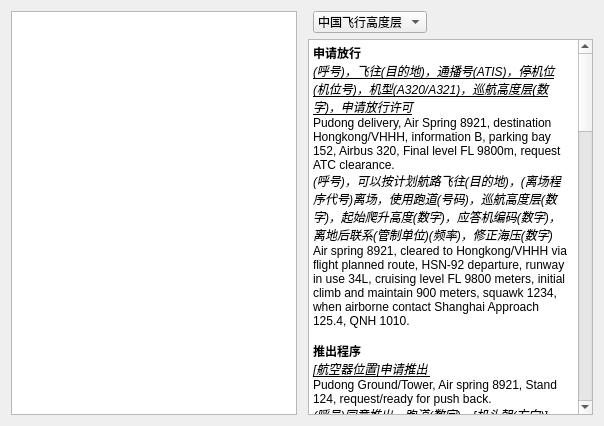
<?xml version="1.0" encoding="UTF-8"?>
<ui version="4.0">
 <class>note_widget</class>
 <widget class="QWidget" name="note_widget">
  <property name="geometry">
   <rect>
    <x>0</x>
    <y>0</y>
    <width>604</width>
    <height>426</height>
   </rect>
  </property>
  <property name="windowTitle">
   <string>note_widget</string>
  </property>
  <layout class="QVBoxLayout" name="verticalLayout_3">
   <item>
    <widget class="QSplitter" name="splitter">
     <property name="orientation">
      <enum>Qt::Orientation::Horizontal</enum>
     </property>
     <property name="handleWidth">
      <number>1</number>
     </property>
     <widget class="QWidget" name="widget" native="true">
      <layout class="QHBoxLayout" name="horizontalLayout_2">
       <property name="leftMargin">
        <number>0</number>
       </property>
       <property name="topMargin">
        <number>0</number>
       </property>
       <property name="rightMargin">
        <number>5</number>
       </property>
       <property name="bottomMargin">
        <number>0</number>
       </property>
       <item>
        <widget class="QPlainTextEdit" name="freeTextEdit"/>
       </item>
      </layout>
     </widget>
     <widget class="QWidget" name="layoutWidget">
      <layout class="QVBoxLayout" name="verticalLayout_2">
       <property name="leftMargin">
        <number>5</number>
       </property>
       <item>
        <layout class="QHBoxLayout" name="horizontalLayout">
         <property name="leftMargin">
          <number>5</number>
         </property>
         <item>
          <widget class="QComboBox" name="comboBox">
           <item>
            <property name="text">
             <string>中国飞行高度层</string>
            </property>
           </item>
           <item>
            <property name="text">
             <string>陆空对话</string>
            </property>
           </item>
           <item>
            <property name="text">
             <string>单位换算</string>
            </property>
           </item>
          </widget>
         </item>
         <item>
          <spacer name="horizontalSpacer">
           <property name="orientation">
            <enum>Qt::Orientation::Horizontal</enum>
           </property>
           <property name="sizeHint" stdset="0">
            <size>
             <width>40</width>
             <height>20</height>
            </size>
           </property>
          </spacer>
         </item>
        </layout>
       </item>
       <item>
        <widget class="QStackedWidget" name="presetStackWidget">
         <property name="currentIndex">
          <number>1</number>
         </property>
         <widget class="QWidget" name="pageFlightLevel">
          <layout class="QVBoxLayout" name="verticalLayout_4">
           <property name="leftMargin">
            <number>0</number>
           </property>
           <property name="topMargin">
            <number>0</number>
           </property>
           <property name="rightMargin">
            <number>0</number>
           </property>
           <property name="bottomMargin">
            <number>0</number>
           </property>
           <item>
            <widget class="QGraphicsView" name="imageGraphicsView">
             <property name="frameShape">
              <enum>QFrame::Shape::NoFrame</enum>
             </property>
             <property name="verticalScrollBarPolicy">
              <enum>Qt::ScrollBarPolicy::ScrollBarAlwaysOff</enum>
             </property>
             <property name="horizontalScrollBarPolicy">
              <enum>Qt::ScrollBarPolicy::ScrollBarAlwaysOff</enum>
             </property>
             <property name="alignment">
              <set>Qt::AlignmentFlag::AlignHCenter|Qt::AlignmentFlag::AlignTop</set>
             </property>
             <property name="renderHints">
              <set>QPainter::RenderHint::SmoothPixmapTransform</set>
             </property>
             <property name="dragMode">
              <enum>QGraphicsView::DragMode::ScrollHandDrag</enum>
             </property>
             <property name="transformationAnchor">
              <enum>QGraphicsView::ViewportAnchor::AnchorUnderMouse</enum>
             </property>
            </widget>
           </item>
          </layout>
         </widget>
         <widget class="QWidget" name="pageConversation">
          <layout class="QVBoxLayout" name="verticalLayout">
           <property name="leftMargin">
            <number>0</number>
           </property>
           <property name="topMargin">
            <number>0</number>
           </property>
           <property name="rightMargin">
            <number>0</number>
           </property>
           <property name="bottomMargin">
            <number>0</number>
           </property>
           <item>
            <widget class="QTextEdit" name="conversationTextEdit">
             <property name="sizePolicy">
              <sizepolicy hsizetype="Expanding" vsizetype="Expanding">
               <horstretch>0</horstretch>
               <verstretch>0</verstretch>
              </sizepolicy>
             </property>
             <property name="horizontalScrollBarPolicy">
              <enum>Qt::ScrollBarPolicy::ScrollBarAlwaysOff</enum>
             </property>
             <property name="html">
              <string>&lt;!DOCTYPE HTML PUBLIC &quot;-//W3C//DTD HTML 4.0//EN&quot; &quot;http://www.w3.org/TR/REC-html40/strict.dtd&quot;&gt;
&lt;html&gt;&lt;head&gt;&lt;meta name=&quot;qrichtext&quot; content=&quot;1&quot; /&gt;&lt;meta charset=&quot;utf-8&quot; /&gt;&lt;style type=&quot;text/css&quot;&gt;
p, li { white-space: pre-wrap; }
hr { height: 1px; border-width: 0; }
li.unchecked::marker { content: &quot;\2610&quot;; }
li.checked::marker { content: &quot;\2612&quot;; }
&lt;/style&gt;&lt;/head&gt;&lt;body style=&quot; font-family:'.AppleSystemUIFont'; font-size:13pt; font-weight:400; font-style:normal;&quot;&gt;
&lt;p style=&quot; margin-top:0px; margin-bottom:0px; margin-left:0px; margin-right:0px; -qt-block-indent:0; text-indent:0px;&quot;&gt;&lt;span style=&quot; font-family:'Microsoft YaHei UI'; font-size:9pt; font-weight:700;&quot;&gt;申请放行&lt;/span&gt;&lt;/p&gt;
&lt;p style=&quot; margin-top:0px; margin-bottom:0px; margin-left:0px; margin-right:0px; -qt-block-indent:0; text-indent:0px;&quot;&gt;&lt;span style=&quot; font-family:'Microsoft YaHei UI'; font-size:9pt; font-style:italic; text-decoration: underline;&quot;&gt;(呼号)，飞往(目的地)，通播号(ATIS)，停机位(机位号)，机型(A320/A321)，巡航高度层(数字)，申请放行许可&lt;/span&gt;&lt;/p&gt;
&lt;p style=&quot; margin-top:0px; margin-bottom:0px; margin-left:0px; margin-right:0px; -qt-block-indent:0; text-indent:0px;&quot;&gt;&lt;span style=&quot; font-family:'Microsoft YaHei UI'; font-size:9pt;&quot;&gt;Pudong delivery, Air Spring 8921, destination Hongkong/VHHH, information B, parking bay 152, Airbus 320, Final level FL 9800m, request ATC clearance. &lt;/span&gt;&lt;/p&gt;
&lt;p style=&quot; margin-top:0px; margin-bottom:0px; margin-left:0px; margin-right:0px; -qt-block-indent:0; text-indent:0px;&quot;&gt;&lt;span style=&quot; font-family:'Microsoft YaHei UI'; font-size:9pt; font-style:italic;&quot;&gt;(呼号)，可以按计划航路飞往(目的地)，(离场程序代号)离场，使用跑道(号码)，巡航高度层(数字)，起始爬升高度(数字)，应答机编码(数字)，离地后联系(管制单位)(频率)，修正海压(数字)&lt;/span&gt;&lt;/p&gt;
&lt;p style=&quot; margin-top:0px; margin-bottom:0px; margin-left:0px; margin-right:0px; -qt-block-indent:0; text-indent:0px;&quot;&gt;&lt;span style=&quot; font-family:'Microsoft YaHei UI'; font-size:9pt;&quot;&gt;Air spring 8921, cleared to Hongkong/VHHH via flight planned route, HSN-92 departure, runway in use 34L, cruising level FL 9800 meters, initial climb and maintain 900 meters, squawk 1234, when airborne contact Shanghai Approach 125.4, QNH 1010. &lt;/span&gt;&lt;/p&gt;
&lt;p style=&quot;-qt-paragraph-type:empty; margin-top:0px; margin-bottom:0px; margin-left:0px; margin-right:0px; -qt-block-indent:0; text-indent:0px; font-family:'Microsoft YaHei UI'; font-size:9pt;&quot;&gt;&lt;br /&gt;&lt;/p&gt;
&lt;p style=&quot; margin-top:0px; margin-bottom:0px; margin-left:0px; margin-right:0px; -qt-block-indent:0; text-indent:0px;&quot;&gt;&lt;span style=&quot; font-family:'Microsoft YaHei UI'; font-size:9pt; font-weight:700;&quot;&gt;推出程序&lt;/span&gt;&lt;/p&gt;
&lt;p style=&quot; margin-top:0px; margin-bottom:0px; margin-left:0px; margin-right:0px; -qt-block-indent:0; text-indent:0px;&quot;&gt;&lt;span style=&quot; font-family:'Microsoft YaHei UI'; font-size:9pt; font-style:italic; text-decoration: underline;&quot;&gt;[航空器位置]申请推出 &lt;/span&gt;&lt;/p&gt;
&lt;p style=&quot; margin-top:0px; margin-bottom:0px; margin-left:0px; margin-right:0px; -qt-block-indent:0; text-indent:0px;&quot;&gt;&lt;span style=&quot; font-family:'Microsoft YaHei UI'; font-size:9pt;&quot;&gt;Pudong Ground/Tower, Air spring 8921, Stand 124, request/ready for push back. &lt;/span&gt;&lt;/p&gt;
&lt;p style=&quot; margin-top:0px; margin-bottom:0px; margin-left:0px; margin-right:0px; -qt-block-indent:0; text-indent:0px;&quot;&gt;&lt;span style=&quot; font-family:'Microsoft YaHei UI'; font-size:9pt; font-style:italic;&quot;&gt;(呼号)同意推出，跑道(数字)，[机头朝(方向)]&lt;/span&gt;&lt;/p&gt;
&lt;p style=&quot; margin-top:0px; margin-bottom:0px; margin-left:0px; margin-right:0px; -qt-block-indent:0; text-indent:0px;&quot;&gt;&lt;span style=&quot; font-family:'Microsoft YaHei UI'; font-size:9pt;&quot;&gt;Air spring 8921 push back approved, runway 34L, facing east. &lt;/span&gt;&lt;/p&gt;
&lt;p style=&quot;-qt-paragraph-type:empty; margin-top:0px; margin-bottom:0px; margin-left:0px; margin-right:0px; -qt-block-indent:0; text-indent:0px; font-family:'Microsoft YaHei UI'; font-size:9pt;&quot;&gt;&lt;br /&gt;&lt;/p&gt;
&lt;p style=&quot; margin-top:0px; margin-bottom:0px; margin-left:0px; margin-right:0px; -qt-block-indent:0; text-indent:0px;&quot;&gt;&lt;span style=&quot; font-family:'Microsoft YaHei UI'; font-size:9pt; font-weight:700;&quot;&gt;开车程序&lt;/span&gt;&lt;/p&gt;
&lt;p style=&quot; margin-top:0px; margin-bottom:0px; margin-left:0px; margin-right:0px; -qt-block-indent:0; text-indent:0px;&quot;&gt;&lt;span style=&quot; font-family:'Microsoft YaHei UI'; font-size:9pt; font-style:italic; text-decoration: underline;&quot;&gt;[航空器位置]请求开车&lt;/span&gt;&lt;/p&gt;
&lt;p style=&quot; margin-top:0px; margin-bottom:0px; margin-left:0px; margin-right:0px; -qt-block-indent:0; text-indent:0px;&quot;&gt;&lt;span style=&quot; font-family:'Microsoft YaHei UI'; font-size:9pt;&quot;&gt;Pudong Ground/Tower, Air spring 8921, Stand 124, request/ready for start up.&lt;/span&gt;&lt;/p&gt;
&lt;p style=&quot; margin-top:0px; margin-bottom:0px; margin-left:0px; margin-right:0px; -qt-block-indent:0; text-indent:0px;&quot;&gt;&lt;span style=&quot; font-family:'Microsoft YaHei UI'; font-size:9pt; font-style:italic;&quot;&gt;(呼号)同意开车[温度(数字)]，QNH或QFE(数字)，跑道(数字)&lt;/span&gt;&lt;/p&gt;
&lt;p style=&quot; margin-top:0px; margin-bottom:0px; margin-left:0px; margin-right:0px; -qt-block-indent:0; text-indent:0px;&quot;&gt;&lt;span style=&quot; font-family:'Microsoft YaHei UI'; font-size:9pt;&quot;&gt;Air spring 8921, start up approved, temperature 23, QNH 1001, runway 34L. &lt;/span&gt;&lt;/p&gt;
&lt;p style=&quot;-qt-paragraph-type:empty; margin-top:0px; margin-bottom:0px; margin-left:0px; margin-right:0px; -qt-block-indent:0; text-indent:0px; font-family:'Microsoft YaHei UI'; font-size:9pt;&quot;&gt;&lt;br /&gt;&lt;/p&gt;
&lt;p style=&quot; margin-top:0px; margin-bottom:0px; margin-left:0px; margin-right:0px; -qt-block-indent:0; text-indent:0px;&quot;&gt;&lt;span style=&quot; font-family:'Microsoft YaHei UI'; font-size:9pt; font-weight:700;&quot;&gt;滑行程序&lt;/span&gt;&lt;/p&gt;
&lt;p style=&quot; margin-top:0px; margin-bottom:0px; margin-left:0px; margin-right:0px; -qt-block-indent:0; text-indent:0px;&quot;&gt;&lt;span style=&quot; font-family:'Microsoft YaHei UI'; font-size:9pt; font-style:italic; text-decoration: underline;&quot;&gt;[机型] [heavy] [航空器位置]请求滑行[意图]&lt;/span&gt;&lt;/p&gt;
&lt;p style=&quot; margin-top:0px; margin-bottom:0px; margin-left:0px; margin-right:0px; -qt-block-indent:0; text-indent:0px;&quot;&gt;&lt;span style=&quot; font-family:'Microsoft YaHei UI'; font-size:9pt;&quot;&gt;Pudong Ground/Apron, Air Spring 8921 Stand 124, request Taxi.&lt;/span&gt;&lt;/p&gt;
&lt;p style=&quot; margin-top:0px; margin-bottom:0px; margin-left:0px; margin-right:0px; -qt-block-indent:0; text-indent:0px;&quot;&gt;&lt;span style=&quot; font-family:'Microsoft YaHei UI'; font-size:9pt; font-style:italic;&quot;&gt;沿(路线)滑到等待点[(号码)跑道](适用的机场情报)[时间(分钟)]&lt;/span&gt;&lt;/p&gt;
&lt;p style=&quot; margin-top:0px; margin-bottom:0px; margin-left:0px; margin-right:0px; -qt-block-indent:0; text-indent:0px;&quot;&gt;&lt;span style=&quot; font-family:'Microsoft YaHei UI'; font-size:9pt;&quot;&gt;Air Spring 8921，taxi to holding point of Runway 07R via taxiway U1 V and H, traffic on final. &lt;/span&gt;&lt;/p&gt;
&lt;p style=&quot; margin-top:0px; margin-bottom:0px; margin-left:0px; margin-right:0px; -qt-block-indent:0; text-indent:0px;&quot;&gt;&lt;span style=&quot; font-family:'Microsoft YaHei UI'; font-size:9pt; font-style:italic; text-decoration: underline;&quot;&gt;跑道/滑行道外面等待&lt;/span&gt;&lt;/p&gt;
&lt;p style=&quot; margin-top:0px; margin-bottom:0px; margin-left:0px; margin-right:0px; -qt-block-indent:0; text-indent:0px;&quot;&gt;&lt;span style=&quot; font-family:'Microsoft YaHei UI'; font-size:9pt;&quot;&gt;Holding short of runway 34R / taxiway A, Air Spring 8921 &lt;/span&gt;&lt;/p&gt;
&lt;p style=&quot;-qt-paragraph-type:empty; margin-top:0px; margin-bottom:0px; margin-left:0px; margin-right:0px; -qt-block-indent:0; text-indent:0px; font-family:'Microsoft YaHei UI'; font-size:9pt;&quot;&gt;&lt;br /&gt;&lt;/p&gt;
&lt;p style=&quot; margin-top:0px; margin-bottom:0px; margin-left:0px; margin-right:0px; -qt-block-indent:0; text-indent:0px;&quot;&gt;&lt;span style=&quot; font-family:'Microsoft YaHei UI'; font-size:9pt; font-weight:700;&quot;&gt;起飞许可&lt;/span&gt;&lt;/p&gt;
&lt;p style=&quot; margin-top:0px; margin-bottom:0px; margin-left:0px; margin-right:0px; -qt-block-indent:0; text-indent:0px;&quot;&gt;&lt;span style=&quot; font-family:'Microsoft YaHei UI'; font-size:9pt; font-style:italic;&quot;&gt;地面风(方向和速度)(单位)，跑道(号码)，可以起飞&lt;/span&gt;&lt;/p&gt;
&lt;p style=&quot; margin-top:0px; margin-bottom:0px; margin-left:0px; margin-right:0px; -qt-block-indent:0; text-indent:0px;&quot;&gt;&lt;span style=&quot; font-family:'Microsoft YaHei UI'; font-size:9pt;&quot;&gt;Air Spring 8921, suface wind 340 degrees, 5 meters per second, runway 34L, cleared for take-off. &lt;/span&gt;&lt;/p&gt;
&lt;p style=&quot; margin-top:0px; margin-bottom:0px; margin-left:0px; margin-right:0px; -qt-block-indent:0; text-indent:0px;&quot;&gt;&lt;span style=&quot; font-family:'Microsoft YaHei UI'; font-size:9pt; font-style:italic; text-decoration: underline;&quot;&gt;(呼号)，已离地&lt;/span&gt;&lt;/p&gt;
&lt;p style=&quot; margin-top:0px; margin-bottom:0px; margin-left:0px; margin-right:0px; -qt-block-indent:0; text-indent:0px;&quot;&gt;&lt;span style=&quot; font-family:'Microsoft YaHei UI'; font-size:9pt;&quot;&gt;Pudong Tower, Air Spring 8921, airborne.&lt;/span&gt;&lt;/p&gt;
&lt;p style=&quot;-qt-paragraph-type:empty; margin-top:0px; margin-bottom:0px; margin-left:0px; margin-right:0px; -qt-block-indent:0; text-indent:0px; font-family:'Microsoft YaHei UI'; font-size:9pt;&quot;&gt;&lt;br /&gt;&lt;/p&gt;
&lt;p style=&quot; margin-top:0px; margin-bottom:0px; margin-left:0px; margin-right:0px; -qt-block-indent:0; text-indent:0px;&quot;&gt;&lt;span style=&quot; font-family:'Microsoft YaHei UI'; font-size:9pt; font-weight:700;&quot;&gt;离场程序&lt;/span&gt;&lt;/p&gt;
&lt;p style=&quot; margin-top:0px; margin-bottom:0px; margin-left:0px; margin-right:0px; -qt-block-indent:0; text-indent:0px;&quot;&gt;&lt;span style=&quot; font-family:'Microsoft YaHei UI'; font-size:9pt; font-style:italic; text-decoration: underline;&quot;&gt;(呼号)，跑道(号码)，已离地，当前高度，目标高度&lt;/span&gt;&lt;/p&gt;
&lt;p style=&quot; margin-top:0px; margin-bottom:0px; margin-left:0px; margin-right:0px; -qt-block-indent:0; text-indent:0px;&quot;&gt;&lt;span style=&quot; font-family:'Microsoft YaHei UI'; font-size:9pt;&quot;&gt;Beijing approach, good evening! Air China 4142, runway 36R, airborne, passing 300 meters, climbing to 1200 meters. &lt;/span&gt;&lt;/p&gt;
&lt;p style=&quot;-qt-paragraph-type:empty; margin-top:0px; margin-bottom:0px; margin-left:0px; margin-right:0px; -qt-block-indent:0; text-indent:0px; font-family:'Microsoft YaHei UI'; font-size:9pt;&quot;&gt;&lt;br /&gt;&lt;/p&gt;
&lt;p style=&quot; margin-top:0px; margin-bottom:0px; margin-left:0px; margin-right:0px; -qt-block-indent:0; text-indent:0px;&quot;&gt;&lt;span style=&quot; font-family:'Microsoft YaHei UI'; font-size:9pt; font-weight:700;&quot;&gt;巡航区调&lt;/span&gt;&lt;/p&gt;
&lt;p style=&quot; margin-top:0px; margin-bottom:0px; margin-left:0px; margin-right:0px; -qt-block-indent:0; text-indent:0px;&quot;&gt;&lt;span style=&quot; font-family:'Microsoft YaHei UI'; font-size:9pt; font-style:italic; text-decoration: underline;&quot;&gt;(呼号)，当前高度和[位置信息]，应答机编码(数字)&lt;/span&gt;&lt;/p&gt;
&lt;p style=&quot; margin-top:0px; margin-bottom:0px; margin-left:0px; margin-right:0px; -qt-block-indent:0; text-indent:0px;&quot;&gt;&lt;span style=&quot; font-family:'Microsoft YaHei UI'; font-size:9pt;&quot;&gt;Beijing Control, good evening! Air China 4142, 6000 meters, 10 miles south to BK, squawk 2612. &lt;/span&gt;&lt;/p&gt;
&lt;p style=&quot;-qt-paragraph-type:empty; margin-top:0px; margin-bottom:0px; margin-left:0px; margin-right:0px; -qt-block-indent:0; text-indent:0px; font-family:'Microsoft YaHei UI'; font-size:9pt;&quot;&gt;&lt;br /&gt;&lt;/p&gt;
&lt;p style=&quot; margin-top:0px; margin-bottom:0px; margin-left:0px; margin-right:0px; -qt-block-indent:0; text-indent:0px;&quot;&gt;&lt;span style=&quot; font-family:'Microsoft YaHei UI'; font-size:9pt; font-weight:700;&quot;&gt;进场程序&lt;/span&gt;&lt;/p&gt;
&lt;p style=&quot; margin-top:0px; margin-bottom:0px; margin-left:0px; margin-right:0px; -qt-block-indent:0; text-indent:0px;&quot;&gt;&lt;span style=&quot; font-family:'Microsoft YaHei UI'; font-size:9pt; font-style:italic; text-decoration: underline;&quot;&gt;(航空器呼号)，高度(数字)和[位置信息]，应答机(数字)天气通播(ATIS识别代码)&lt;/span&gt;&lt;/p&gt;
&lt;p style=&quot; margin-top:0px; margin-bottom:0px; margin-left:0px; margin-right:0px; -qt-block-indent:0; text-indent:0px;&quot;&gt;&lt;span style=&quot; font-family:'Microsoft YaHei UI'; font-size:9pt;&quot;&gt;Shanghai Approach, Air Spring 8922, maintaining FL 6,300 meters, 10 miles south to BK, squawking 5632, information F&lt;/span&gt;&lt;/p&gt;
&lt;p style=&quot; margin-top:0px; margin-bottom:0px; margin-left:0px; margin-right:0px; -qt-block-indent:0; text-indent:0px;&quot;&gt;&lt;span style=&quot; font-family:'Microsoft YaHei UI'; font-size:9pt; font-style:italic; text-decoration: underline;&quot;&gt;申请[直线]〔(进近种类)〕进近，[跑道(号码)]&lt;/span&gt;&lt;/p&gt;
&lt;p style=&quot; margin-top:0px; margin-bottom:0px; margin-left:0px; margin-right:0px; -qt-block-indent:0; text-indent:0px;&quot;&gt;&lt;span style=&quot; font-family:'Microsoft YaHei UI'; font-size:9pt;&quot;&gt;Shanghai Approach, Air Spring 8922, request straight-in VOR approach runway 34R.&lt;/span&gt;&lt;/p&gt;
&lt;p style=&quot; margin-top:0px; margin-bottom:0px; margin-left:0px; margin-right:0px; -qt-block-indent:0; text-indent:0px;&quot;&gt;&lt;span style=&quot; font-family:'Microsoft YaHei UI'; font-size:9pt; font-style:italic;&quot;&gt;位置信息，限制要求(速度)引导最终进近(航向)(可以进近的类型)&lt;/span&gt;&lt;/p&gt;
&lt;p style=&quot; margin-top:0px; margin-bottom:0px; margin-left:0px; margin-right:0px; -qt-block-indent:0; text-indent:0px;&quot;&gt;&lt;span style=&quot; font-family:'Microsoft YaHei UI'; font-size:9pt;&quot;&gt;Air Spring 8922, Shanghai Approach, 12 miles from touchdown, reduce to minimum approach speed, turn right heading 310 cleared for ILS approach runway 34R report established. &lt;/span&gt;&lt;/p&gt;
&lt;p style=&quot; margin-top:0px; margin-bottom:0px; margin-left:0px; margin-right:0px; -qt-block-indent:0; text-indent:0px;&quot;&gt;&lt;span style=&quot; font-family:'Microsoft YaHei UI'; font-size:9pt; font-style:italic; text-decoration: underline;&quot;&gt;盲降建立，(航空器呼号)&lt;/span&gt;&lt;/p&gt;
&lt;p style=&quot; margin-top:0px; margin-bottom:0px; margin-left:0px; margin-right:0px; -qt-block-indent:0; text-indent:0px;&quot;&gt;&lt;span style=&quot; font-family:'Microsoft YaHei UI'; font-size:9pt;&quot;&gt;Fully established, runway 02L, Air China 4142.&lt;/span&gt;&lt;/p&gt;
&lt;p style=&quot;-qt-paragraph-type:empty; margin-top:0px; margin-bottom:0px; margin-left:0px; margin-right:0px; -qt-block-indent:0; text-indent:0px; font-family:'Microsoft YaHei UI'; font-size:9pt;&quot;&gt;&lt;br /&gt;&lt;/p&gt;
&lt;p style=&quot; margin-top:0px; margin-bottom:0px; margin-left:0px; margin-right:0px; -qt-block-indent:0; text-indent:0px;&quot;&gt;&lt;span style=&quot; font-family:'Microsoft YaHei UI'; font-size:9pt; font-weight:700;&quot;&gt;着陆程序&lt;/span&gt;&lt;/p&gt;
&lt;p style=&quot; margin-top:0px; margin-bottom:0px; margin-left:0px; margin-right:0px; -qt-block-indent:0; text-indent:0px;&quot;&gt;&lt;span style=&quot; font-family:'Microsoft YaHei UI'; font-size:9pt; font-style:italic;&quot;&gt;地面风(方向和速度)(单位)，跑道(号码)，修正海压/场压(数值)[(单位)]，可以落地&lt;/span&gt;&lt;/p&gt;
&lt;p style=&quot; margin-top:0px; margin-bottom:0px; margin-left:0px; margin-right:0px; -qt-block-indent:0; text-indent:0px;&quot;&gt;&lt;span style=&quot; font-family:'Microsoft YaHei UI'; font-size:9pt;&quot;&gt;Air Spring 8922, Pudong Tower, suface wind 340 degrees, 5 meters per second, runway 34R, QNH 1011, cleared to land. &lt;/span&gt;&lt;/p&gt;
&lt;p style=&quot; margin-top:0px; margin-bottom:0px; margin-left:0px; margin-right:0px; -qt-block-indent:0; text-indent:0px;&quot;&gt;&lt;span style=&quot; font-family:'Microsoft YaHei UI'; font-size:9pt; font-style:italic;&quot;&gt;脱离跑道后，联系地面（频率）&lt;/span&gt;&lt;/p&gt;
&lt;p style=&quot; margin-top:0px; margin-bottom:0px; margin-left:0px; margin-right:0px; -qt-block-indent:0; text-indent:0px;&quot;&gt;&lt;span style=&quot; font-family:'Microsoft YaHei UI'; font-size:9pt;&quot;&gt;Air Spring 8922, Pudong Tower, when vacated, contact ground 121.7&lt;/span&gt;&lt;/p&gt;
&lt;p style=&quot;-qt-paragraph-type:empty; margin-top:0px; margin-bottom:0px; margin-left:0px; margin-right:0px; -qt-block-indent:0; text-indent:0px; font-family:'Microsoft YaHei UI'; font-size:9pt;&quot;&gt;&lt;br /&gt;&lt;/p&gt;
&lt;p style=&quot;-qt-paragraph-type:empty; margin-top:0px; margin-bottom:0px; margin-left:0px; margin-right:0px; -qt-block-indent:0; text-indent:0px; font-family:'Microsoft YaHei UI'; font-size:9pt;&quot;&gt;&lt;br /&gt;&lt;/p&gt;
&lt;p style=&quot;-qt-paragraph-type:empty; margin-top:0px; margin-bottom:0px; margin-left:0px; margin-right:0px; -qt-block-indent:0; text-indent:0px; font-family:'Microsoft YaHei UI'; font-size:9pt;&quot;&gt;&lt;br /&gt;&lt;/p&gt;
&lt;p style=&quot; margin-top:0px; margin-bottom:0px; margin-left:0px; margin-right:0px; -qt-block-indent:0; text-indent:0px;&quot;&gt;&lt;span style=&quot; font-family:'Microsoft YaHei UI'; font-size:9pt; font-weight:700;&quot;&gt;参考文献&lt;/span&gt;&lt;/p&gt;
&lt;p style=&quot; margin-top:0px; margin-bottom:0px; margin-left:0px; margin-right:0px; -qt-block-indent:0; text-indent:0px;&quot;&gt;&lt;span style=&quot; font-family:'Microsoft YaHei UI'; font-size:9pt;&quot;&gt;《无线电语音通讯指南》春秋航空飞行标准处, 2020&lt;/span&gt;&lt;/p&gt;
&lt;p style=&quot; margin-top:0px; margin-bottom:0px; margin-left:0px; margin-right:0px; -qt-block-indent:0; text-indent:0px;&quot;&gt;&lt;span style=&quot; font-family:'Microsoft YaHei UI'; font-size:9pt;&quot;&gt;《模拟飞行空中交通无线电用语范例》中国飞行者联盟活动管理部, 2022&lt;/span&gt;&lt;/p&gt;&lt;/body&gt;&lt;/html&gt;</string>
             </property>
            </widget>
           </item>
          </layout>
         </widget>
         <widget class="QWidget" name="unitConvert">
          <layout class="QVBoxLayout" name="verticalLayout_5">
           <property name="leftMargin">
            <number>0</number>
           </property>
           <property name="topMargin">
            <number>0</number>
           </property>
           <property name="rightMargin">
            <number>0</number>
           </property>
           <property name="bottomMargin">
            <number>0</number>
           </property>
           <item>
            <widget class="QScrollArea" name="scrollArea">
             <property name="widgetResizable">
              <bool>true</bool>
             </property>
             <widget class="QWidget" name="scrollAreaWidgetContents">
              <property name="geometry">
               <rect>
                <x>0</x>
                <y>0</y>
                <width>285</width>
                <height>356</height>
               </rect>
              </property>
              <layout class="QVBoxLayout" name="verticalLayout_6">
               <property name="leftMargin">
                <number>0</number>
               </property>
               <property name="topMargin">
                <number>0</number>
               </property>
               <property name="rightMargin">
                <number>0</number>
               </property>
               <property name="bottomMargin">
                <number>0</number>
               </property>
               <item>
                <widget class="QGroupBox" name="groupBox_distance">
                 <property name="title">
                  <string>距离</string>
                 </property>
                 <layout class="QFormLayout" name="formLayout">
                  <item row="0" column="0">
                   <widget class="QComboBox" name="comboBox_dis_1">
                    <item>
                     <property name="text">
                      <string>nmi</string>
                     </property>
                    </item>
                    <item>
                     <property name="text">
                      <string>km</string>
                     </property>
                    </item>
                    <item>
                     <property name="text">
                      <string>m</string>
                     </property>
                    </item>
                    <item>
                     <property name="text">
                      <string>ft</string>
                     </property>
                    </item>
                   </widget>
                  </item>
                  <item row="0" column="1">
                   <widget class="QLineEdit" name="lineEdit_dis_1"/>
                  </item>
                  <item row="1" column="0">
                   <widget class="QComboBox" name="comboBox_dis_2"/>
                  </item>
                  <item row="1" column="1">
                   <widget class="QLineEdit" name="lineEdit_dis_2"/>
                  </item>
                 </layout>
                </widget>
               </item>
               <item>
                <widget class="QGroupBox" name="groupBox_weight">
                 <property name="title">
                  <string>重量</string>
                 </property>
                 <layout class="QFormLayout" name="formLayout_2">
                  <item row="0" column="0">
                   <widget class="QComboBox" name="comboBox_wgt_1">
                    <item>
                     <property name="text">
                      <string>t</string>
                     </property>
                    </item>
                    <item>
                     <property name="text">
                      <string>kg</string>
                     </property>
                    </item>
                    <item>
                     <property name="text">
                      <string>lb</string>
                     </property>
                    </item>
                   </widget>
                  </item>
                  <item row="0" column="1">
                   <widget class="QLineEdit" name="lineEdit_wgt_1"/>
                  </item>
                  <item row="1" column="0">
                   <widget class="QComboBox" name="comboBox_wgt_2"/>
                  </item>
                  <item row="1" column="1">
                   <widget class="QLineEdit" name="lineEdit_wgt_2"/>
                  </item>
                 </layout>
                </widget>
               </item>
               <item>
                <widget class="QGroupBox" name="groupBox_speed">
                 <property name="title">
                  <string>速度</string>
                 </property>
                 <layout class="QFormLayout" name="formLayout_3">
                  <item row="0" column="0">
                   <widget class="QComboBox" name="comboBox_spd_1">
                    <item>
                     <property name="text">
                      <string>kn</string>
                     </property>
                    </item>
                    <item>
                     <property name="text">
                      <string>km/h</string>
                     </property>
                    </item>
                    <item>
                     <property name="text">
                      <string>m/s</string>
                     </property>
                    </item>
                   </widget>
                  </item>
                  <item row="0" column="1">
                   <widget class="QLineEdit" name="lineEdit_spd_1"/>
                  </item>
                  <item row="1" column="0">
                   <widget class="QComboBox" name="comboBox_spd_2"/>
                  </item>
                  <item row="1" column="1">
                   <widget class="QLineEdit" name="lineEdit_spd_2"/>
                  </item>
                 </layout>
                </widget>
               </item>
              </layout>
             </widget>
            </widget>
           </item>
          </layout>
         </widget>
        </widget>
       </item>
      </layout>
     </widget>
    </widget>
   </item>
  </layout>
 </widget>
 <resources/>
 <connections/>
</ui>
